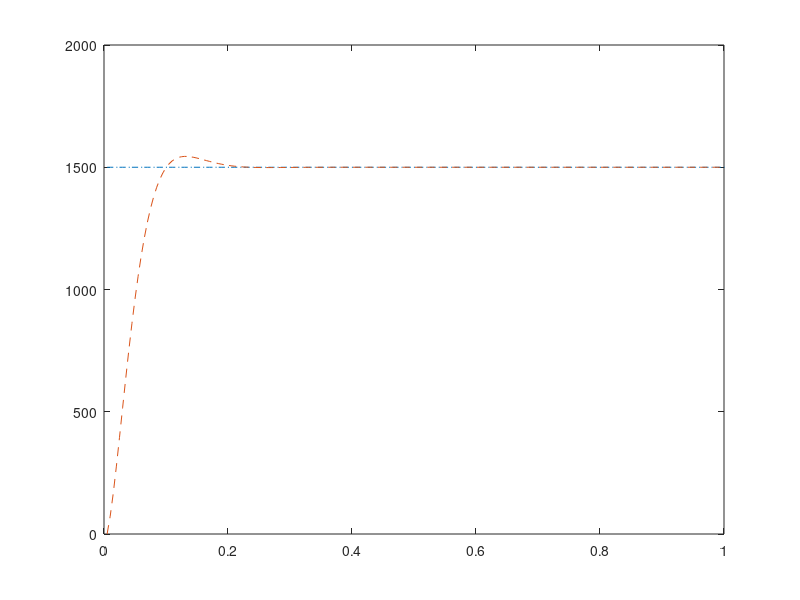

Write MATLAB code to recreate this figure.
ts=0.005;  %采样时间=0.005s
sys=tf(0.998,[0.021,1]);   %建立被控对象传递函数，即式4.1
dsys=c2d(sys,ts,'z');      %离散化
[num,den]=tfdata(dsys,'v');   %
e_1=0;      %前一时刻的偏差      
Ee=0;       %累积偏差
u_1=0.0;    %前一时刻的控制量
y_1=0;       %前一时刻的输出
%PID参数
kp=0.23;    
ki=0.13;
kd=0;
u=zeros(1,1000);%预先分配内存
time=zeros(1,1000);%时刻点（设定1000个）
for k=1:1:1000
    time(k)=k*ts;   %时间参数
    r(k)=1500;      %期望值
    y(k)=-1*den(2)*y_1+num(2)*u_1+num(1)*u(k);%系统响应输出序列
    e(k)=r(k)-y(k);   %误差信号
    u(k)=kp*e(k)+ki*Ee+kd*(e(k)-e_1); %系统PID控制器输出序列
    Ee=Ee+e(k);    %误差的累加和
    u_1=u(k);    	%前一个的控制器输出值
    y_1=y(k);    	%前一个的系统响应输出值
    e_1=e(k);		%前一个误差信号的值
end
%（仅绘制过渡过程的曲线，x坐标限制为[0,1]）
p1=plot(time,r,'-.');xlim([0,1]);hold on;%指令信号的曲线（即期望输入）
p2=plot(time,y,'--');xlim([0,1]);%不含积分分离的PID曲线
hold on;